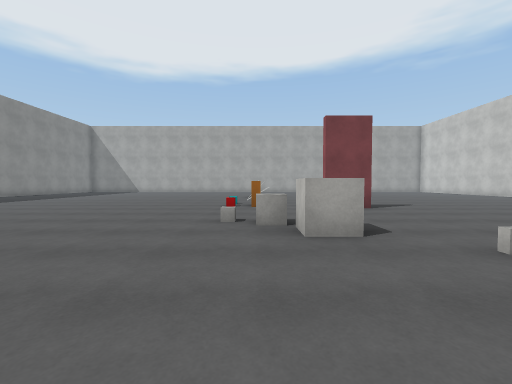
View 1 (above)

21 first-person views from a walk through a 3-D level made in the Unity game engine. The camera is 1.3 m above the floor, tilts 2° down and sees 90° across. The floor is counted in squares, 1.89 m on a side. Each view is taken from the middle of a square. On the plan, view 1 faces up. The plan holds only what a view shows up to about 9 squares ahead; the rest is blank. The player character is not drawn. Some animated figures are left out. Surface patterns are stand-ins for the level's own textures.

View 2
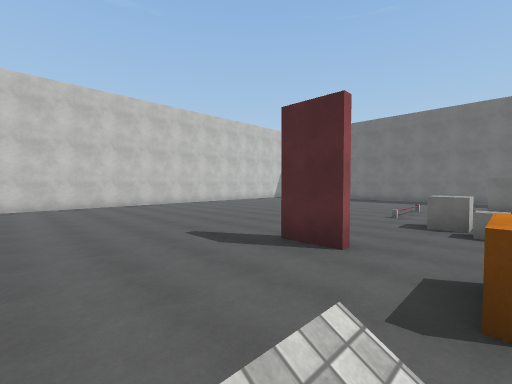

View 3
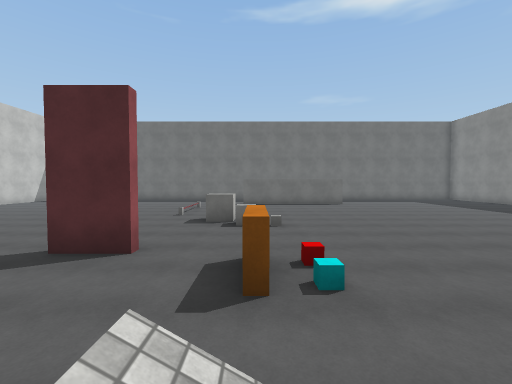

View 4
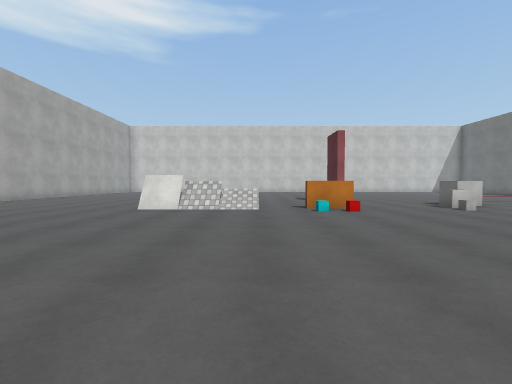

View 5
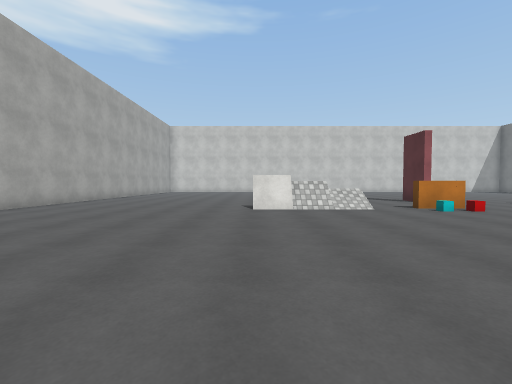

View 6
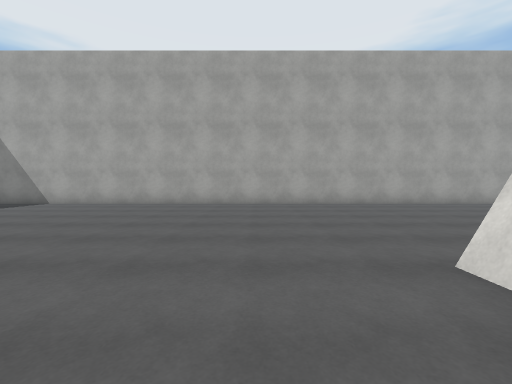

View 7
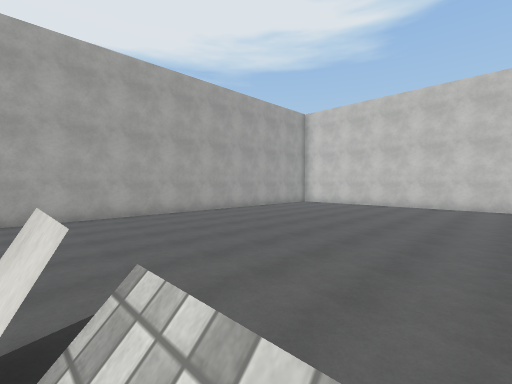

View 8
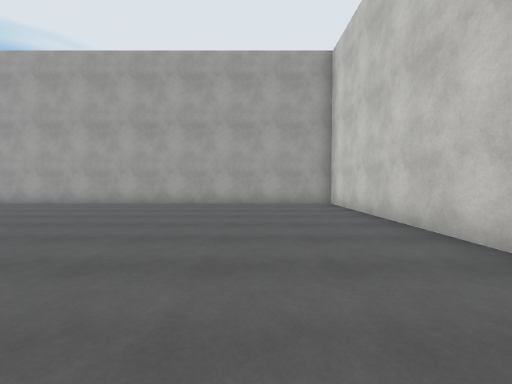

View 9
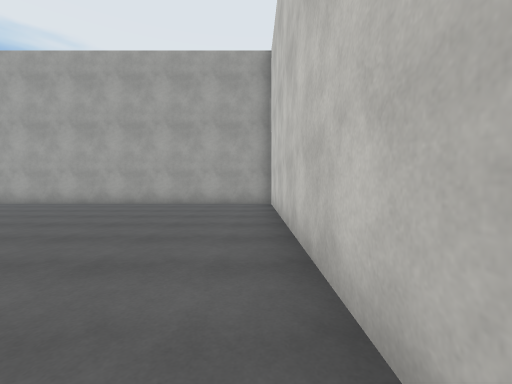

View 10
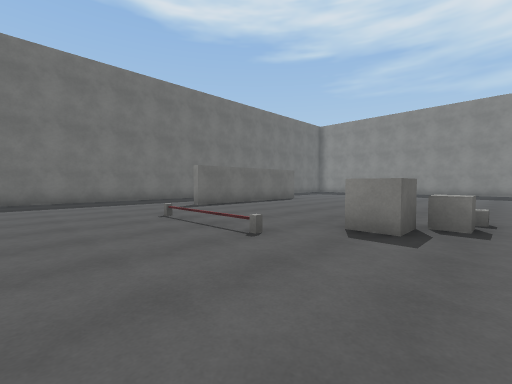

View 11
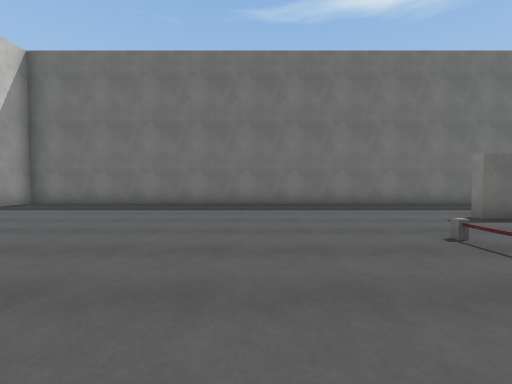

View 12
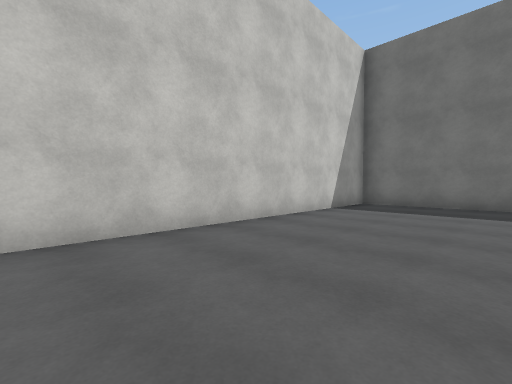

View 13
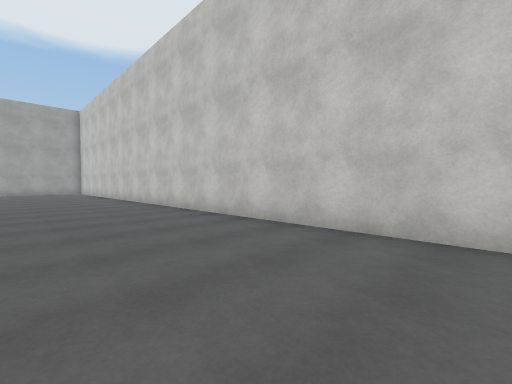

View 14
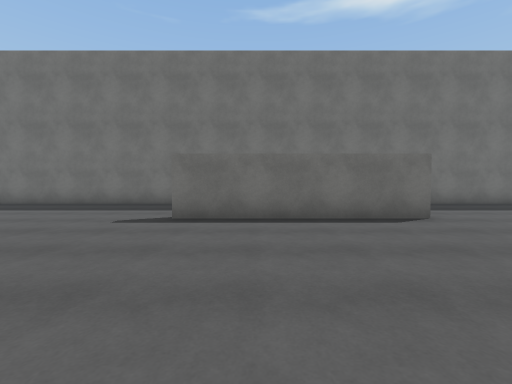

View 15
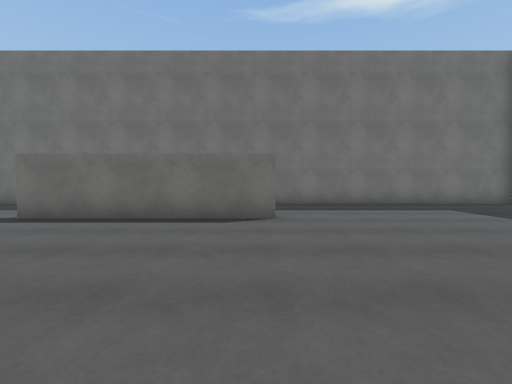

View 16
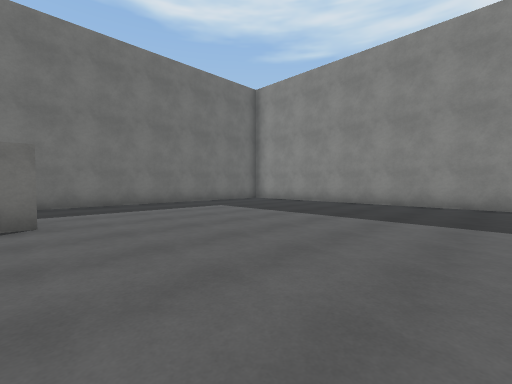

View 17
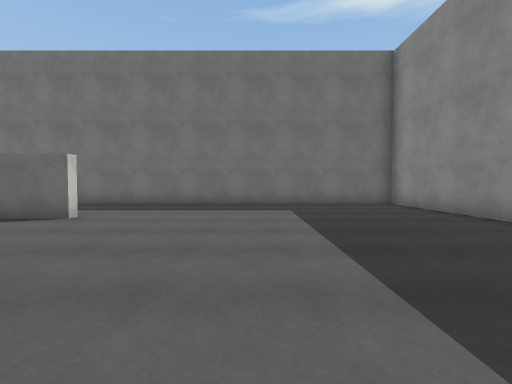

View 18
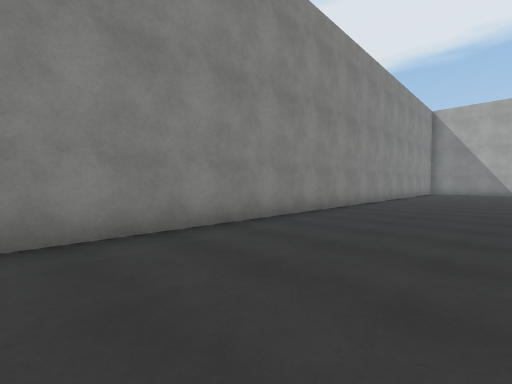

View 19
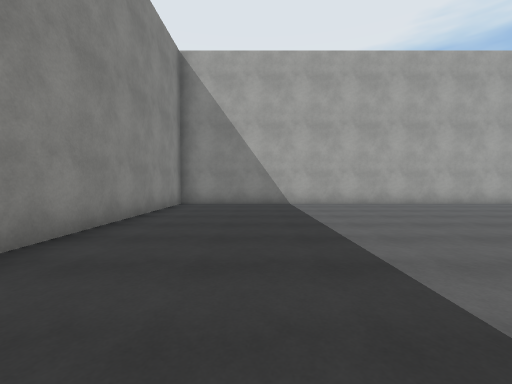

View 20
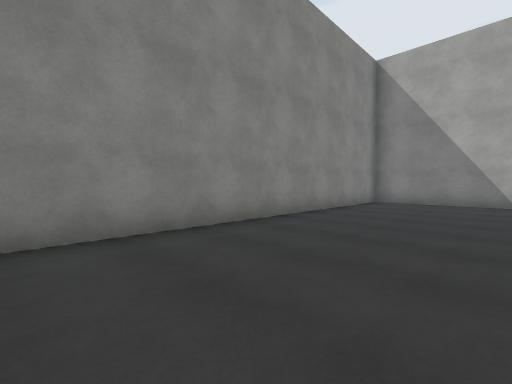

View 21
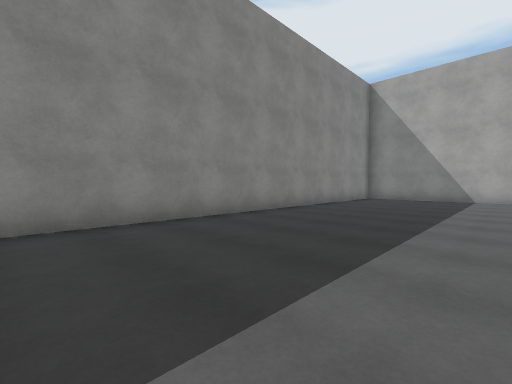

### Floor plan
Points are (right, up) in squares from view 1. A wall is a line through its corners. A room is listed if a view was taken in it or the views show most of it. See-through windows are left out.
Room 1 (views 1, 2, 3, 4, 5, 6, 7, 8, 9, 10, 11, 12, 13, 14, 15, 16, 17, 18, 19, 20, 21)
walls: (1.8, 7.2) (3.1, 7.2); (3.2, 6.9) (1.9, 6.9); (0.1, 12) (0.1, 13.1); (0, 13.1) (0, 12); (-4.5, -1.9) (0.6, -1.9); (-12.5, -5.5) (12.5, -5.5) (12.5, 19.5) (-12.5, 19.5) (-12.5, -5.5)
low walls: (-0.3, 12) (-0.3, 13.1)
objects: other object (0, 4) to (0, 5); other object (0, 8); other object (1, 4)

Positions as (right, up) in squares from view 1, and headings:
1: (0, 0), facing up
2: (0, 11), facing down-right
3: (0, 11), facing down
4: (-7, 10), facing right
5: (-7, 13), facing right
6: (-2, 11), facing up
7: (0, 11), facing up-right
8: (10, 11), facing up
9: (12, 11), facing up
10: (5, 5), facing down-left
11: (5, 3), facing down
12: (9, 3), facing down-right
13: (9, 1), facing up-right
14: (-1, 3), facing down
15: (-4, 3), facing down
16: (-4, 3), facing down-left
17: (-8, 3), facing down
18: (-9, 1), facing up-left
19: (-10, 11), facing up
20: (-9, 10), facing up-left
21: (-8, 8), facing up-left
